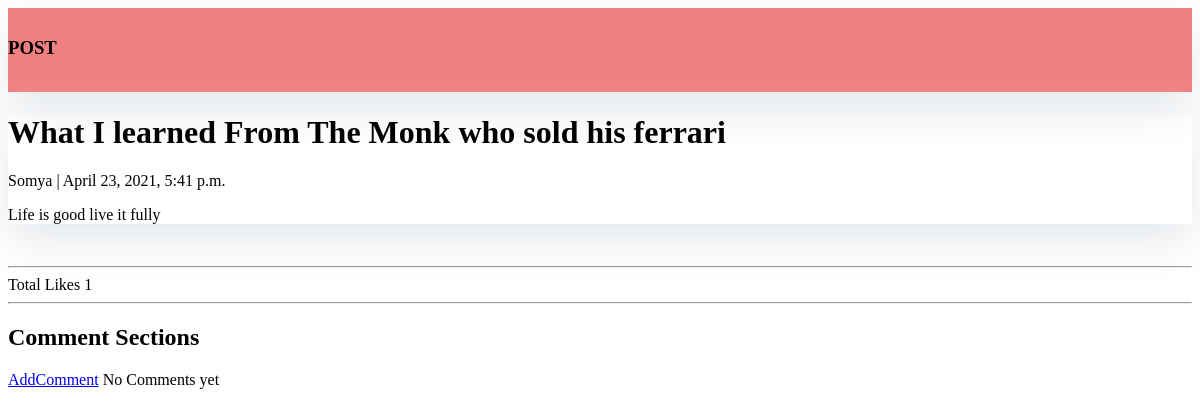
The app's page /first-ever-post/ with its own data.
### posts/models.py (models this page shows, shortened)
class Post(models.Model):
    title = models.CharField(max_length=200, unique=True)
    slug = models.SlugField(max_length=200, unique=True)
    author = models.ForeignKey(User, on_delete= models.CASCADE,related_name='blog_posts')
    updated_on = models.DateTimeField(auto_now= True) # to store the last modified
    content=RichTextField(blank=True,null=True)
    created_on = models.DateTimeField(auto_now_add=True)# when created first
    status = models.IntegerField(choices=STATUS, default=0) # if the post is published or not
    likes=models.ManyToManyField(User,related_name='blog_post')
    def total_likes(self):
        return self.likes.count()
    class Meta:
        ordering = ['-created_on'] # in descending order of created

### posts/views.py (the view)
# urls.py: path('<slug:slug>/', views.DetailView.as_view(), name='post_detail'),
class DetailView(generic.DetailView):
 model = Post
 template_name = 'Blog/post_detail.html'
 def get_context_data(self,*args,**kwargs):
     context=super(DetailView,self).get_context_data(*args,**kwargs)
     forlike=get_object_or_404(Post,slug=self.kwargs['slug'])
     total_like=forlike.total_likes()
     context["total_like"]=total_like
     liked=False
     if forlike.likes.filter(id=self.request.user.id).exists():
         liked=True
     context["liked"]=liked
     return context

### templates/Blog/post_detail.html (shortened to what this page needs)
<!DOCTYPE html>
<html lang="en">
<head>
       <link rel="stylesheet" type="text/css" href="https://netdna.bootstrapcdn.com/font-awesome/4.0.3/css/font-awesome.css" rel="stylesheet">
</head>
<body>
<header class="masthead">
    <div class="container">
        <div class="row">
            <div class=" col-md-8 col-md-10 mx-auto">
                <div class="site-heading">
                    <h3 class=" site-heading my-4 mt-3 text-white">POST</h3>
                </div>
            </div>
        </div>
    </div>
</header>
<div class="container">
  <div class="row">
    <div class="col-md-8 card mb-4  mt-3 left  top">
      <div class="card-body">
        <h1>{% block title %} {{ post.title }} {% endblock title %}</h1>
        <p class=" text-muted">{{ post.author }} | {{ post.created_on }}</p>
        <p class="card-text ">{{ post.content | safe }}</p>
      </div>
    </div>
  <form action="{% url 'like_post' post.pk %} " method="post">
  <br>
  <hr>
  Total Likes {{ total_like }}
  </form>
  <hr>
      <h2> Comment Sections</h2>
  <a href="{% url 'add_comment' post.id %}">AddComment</a>
      {% if not post.comment.all %}
      No Comments yet
  {% endif %}
  </div>
</div>
</body>
</html>

### templates/Blog/post_detail.html (style rules this page uses)
.card { box-shadow: 0 16px 48px #E3E7EB; }
.masthead { background:lightcoral; height: auto; padding-bottom: 15px; box-shadow: 0 16px 48px #E3E7EB; padding-top: 10px; }

### records on screen
Post: title "What I learned From The Monk who sold his ferrari", author "Somya", created_on "April 23, 2021, 5:41 p.m.", content "Life is good live it fully"

### other values on screen
{{ total_like }} "1"
